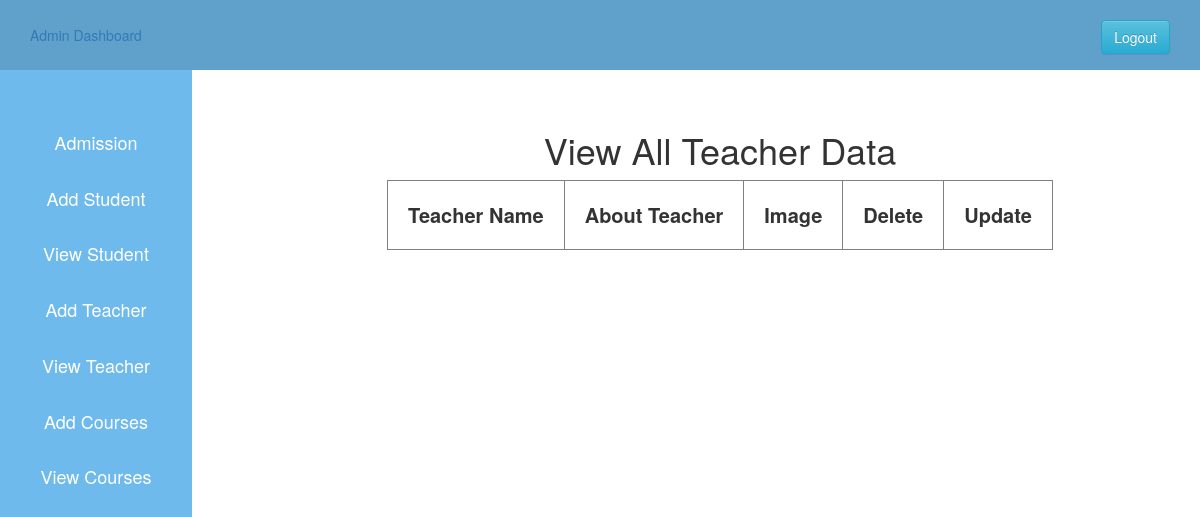
The page /admin_view_teacher.php (signed in) on the database as committed earlier.
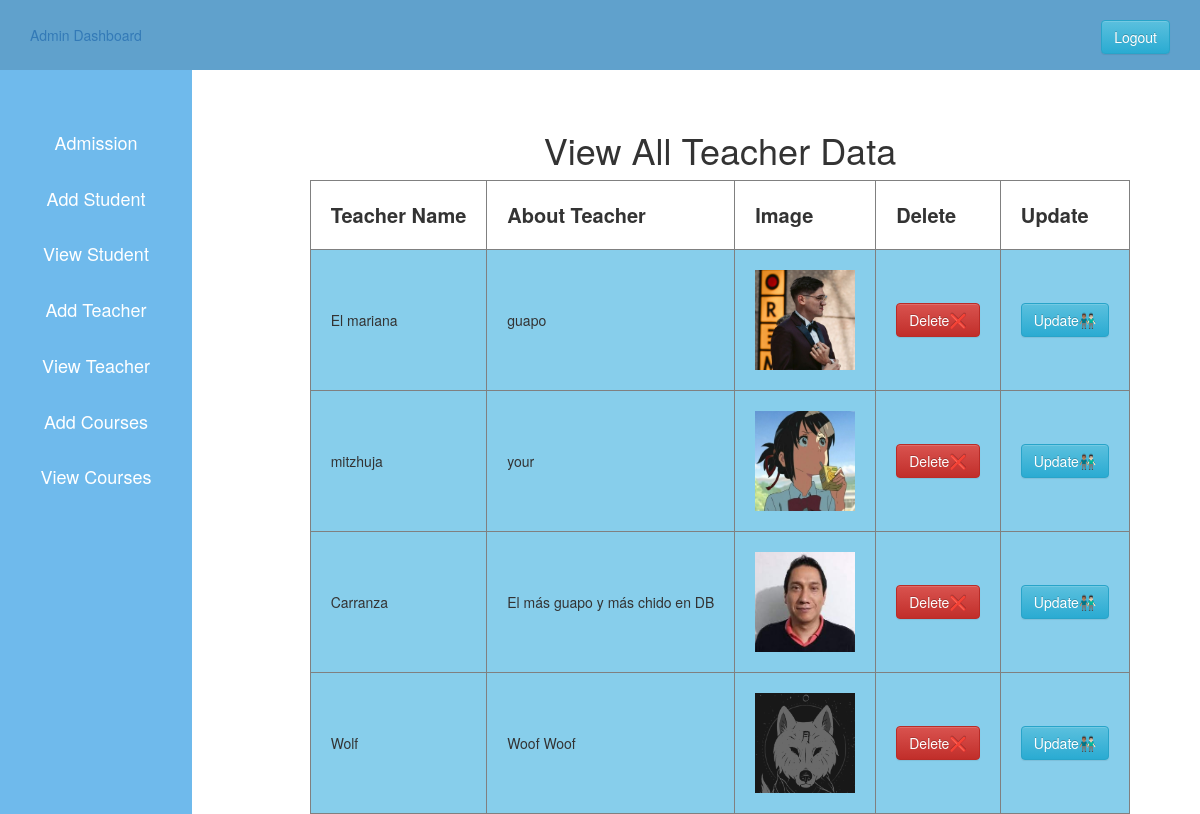
The same page on the database as committed later.
### tables this page shows
CREATE TABLE `teacher` (
  `id` int(20) NOT NULL,
  `name` varchar(38) DEFAULT NULL,
  `description` varchar(38) DEFAULT NULL,
  `image` varchar(38) DEFAULT NULL
);

### admin_view_teacher.php (the view, shortened to what this page needs)
<?php
  $host="localhost";
  $user="root";
  $password="";
  $db="schoolproject";
  $data=mysqli_connect($host,$user,$password,$db);
  $sql="SELECT * FROM teacher";
  $result=mysqli_query($data,$sql);
?>
<!DOCTYPE html>
<html lang="en">
<head>
  <?php
    include 'admin_css.php';
  ?>
</head>
<body>
  <?php
    include 'admin_sidebar.php';
  ?>
  <div class="content">
    <center>
    <h1>View All Teacher Data</h1>
    <table border="1px">
        <tr>
          <th class="table_th">Teacher Name</th>
          <th class="table_th">About Teacher</th>
          <th class="table_th">Image</th>
          <th class="table_th">Delete</th>
          <th class="table_th">Update</th>
        </tr>
        <?php
        while($info=$result->fetch_assoc()){
        ?>
        <tr>
            <td class="table_td">
              <?php echo "{$info['name']}"?>
            </td>
            <td class="table_td">
              <?php echo "{$info['description']}"?>
            </td>
            <td class="table_td">
              <img  height="100px" width="100px" src=" <?php echo "{$info['image']}"?>">
            </td>
            <td class="table_td">
              <?php
              echo "
              <a onClick=\"javascript:return confirm('Are you sure you want to delete this teacher?');\" class='btn btn-danger' href='admin_view_teacher.php?teacher_id={$info['id']}'>Delete❌</a>"
              ?>
            </td>
            <td class="table_td">
              <?php
              echo "
              <a href='admin_update_teacher.php?teacher_id={$info['id']}' class='btn btn-info'>Update👨🏽‍🤝‍👨🏻</a>";
              ?>
            </td>
        </tr>
        <?php
        }
        ?>
    </table>
    </center>
  </div>
</body>
</html>

### admin_css.php (shortened to what this page needs)
<link rel="stylesheet" type="text/css" href="admin.css">
<link rel="stylesheet" href="https://cdn.jsdelivr.net/npm/bootstrap@3.3.7/dist/css/bootstrap.min.css">
<link rel="stylesheet" href="https://cdn.jsdelivr.net/npm/bootstrap@3.3.7/dist/css/bootstrap-theme.min.css">

### admin_sidebar.php
<header class="header">
    <a href="" class="aa">Admin Dashboard</a>
    <div class="logout">
      <a href="index.php" class="btn btn-info">Logout</a>
    </div>
  </header>
  <aside>
    <ul>
      <li>
        <a href="admission.php">Admission</a>
      </li>
      <li>
        <a href="add_student.php">Add Student</a>
      </li>
      <li>
        <a href="view_student.php">View Student</a>
      </li>
      <li>
        <a href="admin_add_teacher.php">Add Teacher</a>
      </li>
      <li>
        <a href="admin_view_teacher.php">View Teacher</a>
      </li>
      <li>
        <a href="">Add Courses</a>
      </li>
      <li>
        <a href="">View Courses</a>
      </li>
    </ul>
  </aside>

### admin.css (style rules this page uses)
* { margin: 0px; padding: 0px; }
.header { background-color: #60a1cc; line-height: 70px; padding-left: 30px; }
.aa { text-decoration: none!important; }
.logout { float: right; padding-right: 30px; }
ul { background-color: #6fbaec; width: 16%; height: 100%; position: fixed; padding-top: 5%; text-align: center; }
ul li { list-style: none; padding-bottom: 30px; font-size: 15px; }
ul li a { color: white; font-size: 1.8rem; }
.content { margin-left: 20%; margin-top: 5%; }

### admin_view_teacher.php (style rules this page uses)
.table_th { padding:20px; font-size: 20px; }
.table_td { padding: 20px; background-color:skyblue; }

Rows that differ between the two databases and show on the page:
added teacher: name "El mariana", description "guapo", image (picture)
added teacher: name "mitzhuja", description "your", image (picture)
added teacher: name "Carranza", description "El más guapo y más chido en DB", image (picture)
added teacher: name "Wolf", description "Woof Woof", image (picture)
